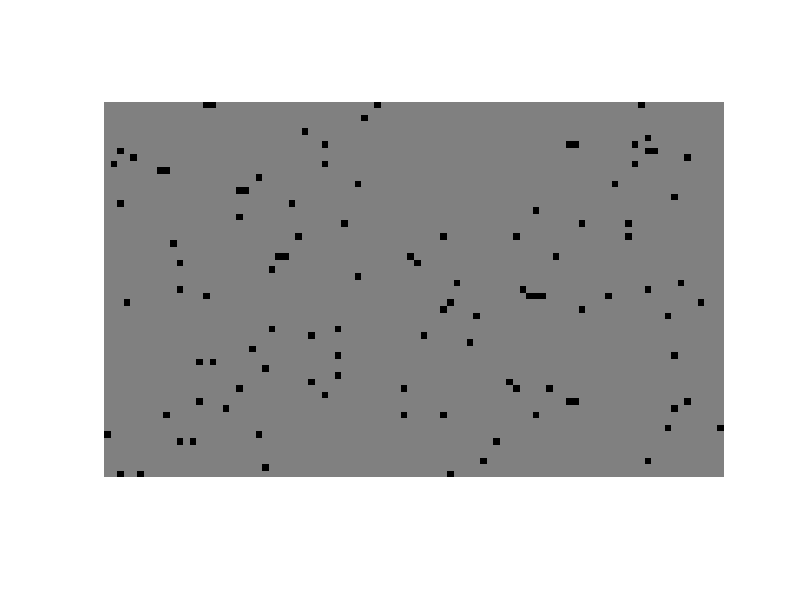

Source code (MATLAB): (Note: this script raises an error after producing the figure.)
clear all
close all
load('out.dat');
cmap=[0.5 0.5 0.5; 
      1 1 1; 
      0 0 1;
      1 0 0;
      0 0 0
      ];
n1=94;
n2=57;
n3=size(out,1);
figure(1)
for i=1:3:3*(n3-1)
matrix(:,:,i)=reshape(out(i,1:5358),n1,n2);
img=uint16(matrix(:,:,i)');
imshow(img,cmap)
img=imresize(img,4,'nearest');
path= ['img/figure' num2str(i,'%04d') '.png'];
imwrite(img,cmap,path)
pause(0.1)

matrix(:,:,i+1)=reshape(out(i,5359:10716),n1,n2);
img=uint16(matrix(:,:,i+1)');
imshow(img,cmap)
img=imresize(img,4,'nearest');
path= ['img/figure' num2str(i+1,'%04d') '.png'];
imwrite(img,cmap,path)
pause(0.1)

matrix(:,:,i+2)=reshape(out(i,10717:16074),n1,n2);
img=uint16(matrix(:,:,i+2)');
imshow(img,cmap)
img=imresize(img,4,'nearest');
path= ['img/figure' num2str(i+2,'%04d') '.png'];
imwrite(img,cmap,path)
pause(0.1)
end
